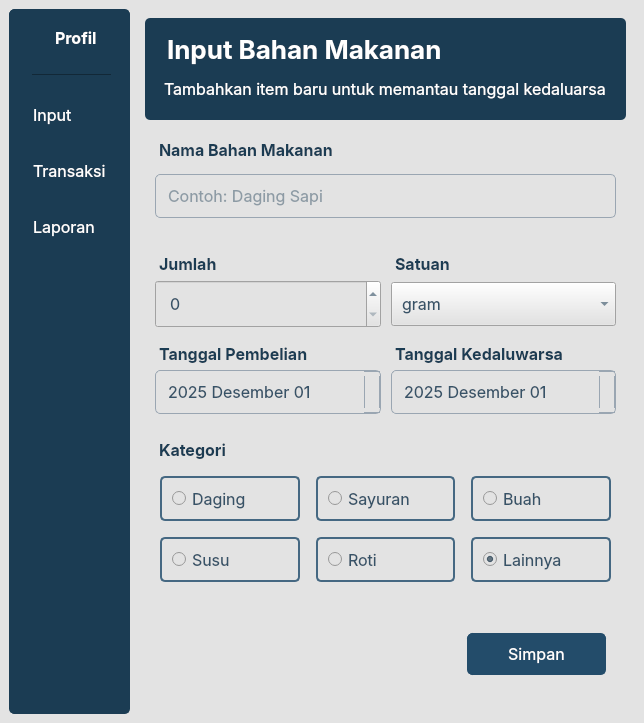
<?xml version="1.0" encoding="UTF-8"?>
<ui version="4.0">
 <class>MainWindow</class>
 <widget class="QMainWindow" name="MainWindow">
  <property name="geometry">
   <rect>
    <x>0</x>
    <y>0</y>
    <width>637</width>
    <height>723</height>
   </rect>
  </property>
  <property name="windowTitle">
   <string>MainWindow</string>
  </property>
  <widget class="QWidget" name="centralwidget">
   <property name="styleSheet">
    <string notr="true">background-color: #E3E3E3;</string>
   </property>
   <layout class="QGridLayout" name="gridLayout">
    <item row="0" column="1">
     <widget class="QStackedWidget" name="pages">
      <property name="currentIndex">
       <number>0</number>
      </property>
      <widget class="QWidget" name="page_1">
       <property name="styleSheet">
        <string notr="true">QWidget { color: #375368; font-family: Helvetica, Inter, sans-serif; font-size: 12pt; }</string>
       </property>
       <layout class="QGridLayout" name="gridLayout_3">
        <item row="0" column="1">
         <widget class="QFrame" name="p12_lyheading">
          <property name="styleSheet">
           <string notr="true">QFrame { background-color: #1B3C53; border-radius: 5px; } QLabel#lblhead { color: white; font-size: 26px; font-weight: bold; margin: 5px 5px 0px 5px; } QLabel#lblheadsub { color: white; font-size: 16px; margin: 0px 5px 5px 5px; }</string>
          </property>
          <layout class="QGridLayout" name="layout1_grid">
           <property name="leftMargin">
            <number>10</number>
           </property>
           <property name="topMargin">
            <number>10</number>
           </property>
           <property name="rightMargin">
            <number>10</number>
           </property>
           <property name="bottomMargin">
            <number>10</number>
           </property>
           <item row="1" column="0">
            <widget class="QLabel" name="lblheadsub">
             <property name="styleSheet">
              <string notr="true"/>
             </property>
             <property name="text">
              <string>Tambahkan item baru untuk memantau tanggal kedaluarsa</string>
             </property>
            </widget>
           </item>
           <item row="0" column="0">
            <widget class="QLabel" name="lblhead">
             <property name="styleSheet">
              <string notr="true"/>
             </property>
             <property name="text">
              <string>Input Bahan Makanan</string>
             </property>
            </widget>
           </item>
          </layout>
         </widget>
        </item>
        <item row="1" column="1">
         <widget class="QFrame" name="p13_lynama">
          <property name="styleSheet">
           <string notr="true">QLabel { color: #1B3C53; font-weight: bold; padding-bottom: 5px; } QLineEdit { border: 1px solid hsl(210, 13%, 65%); border-radius: 5px; padding: 10px; }</string>
          </property>
          <layout class="QVBoxLayout" name="layout2_vertical">
           <property name="leftMargin">
            <number>10</number>
           </property>
           <property name="topMargin">
            <number>10</number>
           </property>
           <property name="rightMargin">
            <number>10</number>
           </property>
           <property name="bottomMargin">
            <number>10</number>
           </property>
           <item>
            <widget class="QLabel" name="p13a_lblnama">
             <property name="styleSheet">
              <string notr="true"/>
             </property>
             <property name="text">
              <string>Nama Bahan Makanan</string>
             </property>
            </widget>
           </item>
           <item>
            <widget class="QLineEdit" name="p13b_lenama">
             <property name="styleSheet">
              <string notr="true"/>
             </property>
             <property name="placeholderText">
              <string>Contoh: Daging Sapi</string>
             </property>
            </widget>
           </item>
          </layout>
         </widget>
        </item>
        <item row="3" column="1">
         <widget class="QFrame" name="p15_lykategori">
          <property name="styleSheet">
           <string notr="true">QLabel { color: #1B3C53; font-weight: bold; margin-bottom: 5px; } QRadioButton { border: 2px solid #456882; border-radius: 5px; margin: 5px; padding: 10px; }</string>
          </property>
          <layout class="QGridLayout" name="layout4_grid">
           <property name="leftMargin">
            <number>10</number>
           </property>
           <property name="topMargin">
            <number>10</number>
           </property>
           <property name="rightMargin">
            <number>10</number>
           </property>
           <property name="bottomMargin">
            <number>10</number>
           </property>
           <item row="1" column="1">
            <widget class="QRadioButton" name="p15c_rbsayuran">
             <property name="cursor">
              <cursorShape>PointingHandCursor</cursorShape>
             </property>
             <property name="styleSheet">
              <string notr="true"/>
             </property>
             <property name="text">
              <string>Sayuran</string>
             </property>
            </widget>
           </item>
           <item row="0" column="0" colspan="3">
            <widget class="QLabel" name="p15a_lblkategori">
             <property name="styleSheet">
              <string notr="true"/>
             </property>
             <property name="text">
              <string>Kategori</string>
             </property>
            </widget>
           </item>
           <item row="2" column="1">
            <widget class="QRadioButton" name="p15f_rbroti">
             <property name="cursor">
              <cursorShape>PointingHandCursor</cursorShape>
             </property>
             <property name="styleSheet">
              <string notr="true"/>
             </property>
             <property name="text">
              <string>Roti</string>
             </property>
            </widget>
           </item>
           <item row="2" column="2">
            <widget class="QRadioButton" name="p15g_rblainnya">
             <property name="cursor">
              <cursorShape>PointingHandCursor</cursorShape>
             </property>
             <property name="styleSheet">
              <string notr="true"/>
             </property>
             <property name="text">
              <string>Lainnya</string>
             </property>
             <property name="checked">
              <bool>true</bool>
             </property>
            </widget>
           </item>
           <item row="1" column="0">
            <widget class="QRadioButton" name="p15b_rbdaging">
             <property name="cursor">
              <cursorShape>PointingHandCursor</cursorShape>
             </property>
             <property name="styleSheet">
              <string notr="true"/>
             </property>
             <property name="text">
              <string>Daging</string>
             </property>
            </widget>
           </item>
           <item row="2" column="0">
            <widget class="QRadioButton" name="p15e_rbsusu">
             <property name="cursor">
              <cursorShape>PointingHandCursor</cursorShape>
             </property>
             <property name="styleSheet">
              <string notr="true"/>
             </property>
             <property name="text">
              <string>Susu</string>
             </property>
            </widget>
           </item>
           <item row="1" column="2">
            <widget class="QRadioButton" name="p15d_rbbuah">
             <property name="cursor">
              <cursorShape>PointingHandCursor</cursorShape>
             </property>
             <property name="styleSheet">
              <string notr="true"/>
             </property>
             <property name="text">
              <string>Buah</string>
             </property>
            </widget>
           </item>
          </layout>
         </widget>
        </item>
        <item row="4" column="1">
         <widget class="QFrame" name="p16_tombol">
          <property name="styleSheet">
           <string notr="true"/>
          </property>
          <layout class="QHBoxLayout" name="layout5_horizontal">
           <property name="leftMargin">
            <number>10</number>
           </property>
           <property name="topMargin">
            <number>10</number>
           </property>
           <property name="rightMargin">
            <number>10</number>
           </property>
           <property name="bottomMargin">
            <number>10</number>
           </property>
           <item>
            <spacer name="hspacer_1">
             <property name="orientation">
              <enum>Qt::Orientation::Horizontal</enum>
             </property>
             <property name="sizeHint" stdset="0">
              <size>
               <width>0</width>
               <height>0</height>
              </size>
             </property>
            </spacer>
           </item>
           <item>
            <widget class="QPushButton" name="btnsimpan">
             <property name="cursor">
              <cursorShape>PointingHandCursor</cursorShape>
             </property>
             <property name="styleSheet">
              <string notr="true">QPushButton { background-color: #234C6A; border: 1px solid #234C6A; border-radius: 5px; color: white; margin: 10px; padding: 10px 40px 10px 40px; } QPushButton:hover { background-color: #456882 }</string>
             </property>
             <property name="text">
              <string>Simpan</string>
             </property>
            </widget>
           </item>
          </layout>
         </widget>
        </item>
        <item row="2" column="1">
         <widget class="QFrame" name="p14_lyinput">
          <property name="styleSheet">
           <string notr="true">QLabel { color: #1B3C53; font-weight: bold; padding: 10px 0px 0px 0px; } QSpinBox, QComboBox, QDateEdit { padding: 10px; } QDateEdit { border: 1px solid hsl(210, 13%, 65%); border-radius: 5px; } QDateEdit::drop-down { border: 1px solid hsl(210, 13%, 65%); border-radius: 0px 5px 5px 0px; } QDateEdit::down-arrow { image: url(Assets/caret-down.png); width: 8px; height: 8px; }</string>
          </property>
          <layout class="QGridLayout" name="layout3_grid" columnstretch="1,1">
           <property name="leftMargin">
            <number>10</number>
           </property>
           <property name="topMargin">
            <number>10</number>
           </property>
           <property name="rightMargin">
            <number>10</number>
           </property>
           <property name="bottomMargin">
            <number>10</number>
           </property>
           <property name="horizontalSpacing">
            <number>10</number>
           </property>
           <property name="verticalSpacing">
            <number>6</number>
           </property>
           <item row="0" column="1">
            <widget class="QLabel" name="p14c_lblsatuan">
             <property name="styleSheet">
              <string notr="true"/>
             </property>
             <property name="text">
              <string>Satuan</string>
             </property>
            </widget>
           </item>
           <item row="0" column="0">
            <widget class="QLabel" name="p14a_lbljumlah">
             <property name="styleSheet">
              <string notr="true"/>
             </property>
             <property name="text">
              <string>Jumlah</string>
             </property>
            </widget>
           </item>
           <item row="2" column="0">
            <widget class="QLabel" name="p14e_lbltanggal">
             <property name="styleSheet">
              <string notr="true"/>
             </property>
             <property name="text">
              <string>Tanggal Pembelian</string>
             </property>
            </widget>
           </item>
           <item row="2" column="1">
            <widget class="QLabel" name="p14g_lblexpire">
             <property name="styleSheet">
              <string notr="true"/>
             </property>
             <property name="text">
              <string>Tanggal Kedaluwarsa</string>
             </property>
            </widget>
           </item>
           <item row="1" column="1">
            <widget class="QComboBox" name="p14d_cbsatuan">
             <property name="cursor">
              <cursorShape>PointingHandCursor</cursorShape>
             </property>
             <property name="styleSheet">
              <string notr="true"/>
             </property>
             <item>
              <property name="text">
               <string>gram</string>
              </property>
             </item>
             <item>
              <property name="text">
               <string>kg</string>
              </property>
             </item>
             <item>
              <property name="text">
               <string>pcs</string>
              </property>
             </item>
             <item>
              <property name="text">
               <string>ml</string>
              </property>
             </item>
             <item>
              <property name="text">
               <string>liter</string>
              </property>
             </item>
            </widget>
           </item>
           <item row="3" column="0">
            <widget class="QDateEdit" name="p14f_detanggal">
             <property name="cursor">
              <cursorShape>PointingHandCursor</cursorShape>
             </property>
             <property name="styleSheet">
              <string notr="true"/>
             </property>
             <property name="locale">
              <locale language="Indonesian" country="Indonesia"/>
             </property>
             <property name="readOnly">
              <bool>false</bool>
             </property>
             <property name="dateTime">
              <datetime>
               <hour>0</hour>
               <minute>0</minute>
               <second>0</second>
               <year>2025</year>
               <month>12</month>
               <day>1</day>
              </datetime>
             </property>
             <property name="maximumDate">
              <date>
               <year>9999</year>
               <month>11</month>
               <day>30</day>
              </date>
             </property>
             <property name="displayFormat">
              <string>yyyy MMMM dd</string>
             </property>
             <property name="calendarPopup">
              <bool>true</bool>
             </property>
             <property name="date">
              <date>
               <year>2025</year>
               <month>12</month>
               <day>1</day>
              </date>
             </property>
            </widget>
           </item>
           <item row="3" column="1">
            <widget class="QDateEdit" name="p14h_deeexpire">
             <property name="cursor">
              <cursorShape>PointingHandCursor</cursorShape>
             </property>
             <property name="styleSheet">
              <string notr="true"/>
             </property>
             <property name="locale">
              <locale language="Indonesian" country="Indonesia"/>
             </property>
             <property name="dateTime">
              <datetime>
               <hour>0</hour>
               <minute>0</minute>
               <second>0</second>
               <year>2025</year>
               <month>12</month>
               <day>1</day>
              </datetime>
             </property>
             <property name="displayFormat">
              <string>yyyy MMMM dd</string>
             </property>
             <property name="calendarPopup">
              <bool>true</bool>
             </property>
             <property name="date">
              <date>
               <year>2025</year>
               <month>12</month>
               <day>1</day>
              </date>
             </property>
            </widget>
           </item>
           <item row="1" column="0">
            <widget class="QSpinBox" name="p14b_spjumlah">
             <property name="cursor">
              <cursorShape>PointingHandCursor</cursorShape>
             </property>
             <property name="styleSheet">
              <string notr="true"/>
             </property>
             <property name="maximum">
              <number>1000000</number>
             </property>
            </widget>
           </item>
          </layout>
         </widget>
        </item>
       </layout>
      </widget>
      <widget class="QWidget" name="page_2">
       <property name="styleSheet">
        <string notr="true">QWidget { color: #456882; font-family: Helvetica, Inter, sans-serif; font-size: 12pt; }</string>
       </property>
       <layout class="QGridLayout" name="gridLayout_4">
        <property name="leftMargin">
         <number>10</number>
        </property>
        <property name="topMargin">
         <number>10</number>
        </property>
        <property name="rightMargin">
         <number>10</number>
        </property>
        <property name="bottomMargin">
         <number>10</number>
        </property>
        <item row="3" column="0">
         <widget class="QFrame" name="p22_lytransaksi">
          <property name="sizePolicy">
           <sizepolicy hsizetype="Expanding" vsizetype="Expanding">
            <horstretch>0</horstretch>
            <verstretch>0</verstretch>
           </sizepolicy>
          </property>
          <property name="styleSheet">
           <string notr="true">QFrame#p22_lytransaksi { border: 1px solid hsl(210, 13%, 65%); border-radius: 5px; } QLabel { color: #1B3C53; font-weight: bold; padding-bottom: 5px; } QComboBox, QSpinBox, QDateEdit { padding: 10px; } QRadioButton { border: 2px solid #456882; border-radius: 5px; padding: 10px; } QComboBox { border: 2px solid #456882; border-radius: 5px; }</string>
          </property>
          <layout class="QVBoxLayout" name="verticalLayout_3">
           <property name="leftMargin">
            <number>10</number>
           </property>
           <property name="topMargin">
            <number>10</number>
           </property>
           <property name="rightMargin">
            <number>10</number>
           </property>
           <property name="bottomMargin">
            <number>10</number>
           </property>
           <item>
            <widget class="QFrame" name="p22a_lynama">
             <layout class="QVBoxLayout" name="lyp22a_nama">
              <item>
               <widget class="QLabel" name="p22aa_lblnama">
                <property name="text">
                 <string>Nama Bahan Makanan</string>
                </property>
               </widget>
              </item>
              <item>
               <widget class="QComboBox" name="p22ab_cbnama">
                <property name="cursor">
                 <cursorShape>PointingHandCursor</cursorShape>
                </property>
                <property name="styleSheet">
                 <string notr="true"/>
                </property>
               </widget>
              </item>
             </layout>
            </widget>
           </item>
           <item>
            <widget class="QFrame" name="p22b_lytransaksi">
             <property name="styleSheet">
              <string notr="true"/>
             </property>
             <layout class="QGridLayout" name="lyp22b_jenis">
              <property name="horizontalSpacing">
               <number>12</number>
              </property>
              <item row="1" column="0">
               <widget class="QRadioButton" name="p22bb_rbkeluar">
                <property name="cursor">
                 <cursorShape>PointingHandCursor</cursorShape>
                </property>
                <property name="text">
                 <string>Keluar</string>
                </property>
               </widget>
              </item>
              <item row="1" column="1">
               <widget class="QRadioButton" name="p22bc_rbmasuk">
                <property name="cursor">
                 <cursorShape>PointingHandCursor</cursorShape>
                </property>
                <property name="text">
                 <string>Masuk</string>
                </property>
               </widget>
              </item>
              <item row="0" column="0" colspan="2">
               <widget class="QLabel" name="p22ba_lbltransaksi">
                <property name="text">
                 <string>Jenis Transaksi</string>
                </property>
               </widget>
              </item>
             </layout>
            </widget>
           </item>
           <item>
            <widget class="QFrame" name="p22c_lynominal">
             <property name="styleSheet">
              <string notr="true"/>
             </property>
             <layout class="QGridLayout" name="gridLayout_15" columnstretch="1,1">
              <property name="horizontalSpacing">
               <number>12</number>
              </property>
              <item row="0" column="1">
               <widget class="QLabel" name="p22cc_lbltanggal">
                <property name="styleSheet">
                 <string notr="true"/>
                </property>
                <property name="text">
                 <string>Tanggal Transaksi</string>
                </property>
               </widget>
              </item>
              <item row="0" column="0">
               <widget class="QLabel" name="p22ca_lbljumlah">
                <property name="styleSheet">
                 <string notr="true"/>
                </property>
                <property name="text">
                 <string>Jumlah Transaksi</string>
                </property>
               </widget>
              </item>
              <item row="1" column="0">
               <widget class="QSpinBox" name="p22cb_spjumlah">
                <property name="cursor">
                 <cursorShape>PointingHandCursor</cursorShape>
                </property>
                <property name="styleSheet">
                 <string notr="true"/>
                </property>
               </widget>
              </item>
              <item row="1" column="1">
               <widget class="QDateEdit" name="p22cd_detanggal">
                <property name="cursor">
                 <cursorShape>WhatsThisCursor</cursorShape>
                </property>
                <property name="styleSheet">
                 <string notr="true"/>
                </property>
                <property name="locale">
                 <locale language="Indonesian" country="Indonesia"/>
                </property>
                <property name="readOnly">
                 <bool>true</bool>
                </property>
                <property name="displayFormat">
                 <string>yyyy MMMM dd</string>
                </property>
                <property name="calendarPopup">
                 <bool>true</bool>
                </property>
               </widget>
              </item>
             </layout>
            </widget>
           </item>
           <item>
            <widget class="QFrame" name="p22d_lytombol">
             <property name="styleSheet">
              <string notr="true">QPushButton { background-color: hsl(210, 31%, 80%); border: 1px solid hsl(210, 31%, 80%); border-radius: 5px; padding: 10px; } QPushButton:hover { background-color: hsl(210, 31%, 90%); }</string>
             </property>
             <layout class="QHBoxLayout" name="horizontalLayout_5">
              <property name="spacing">
               <number>12</number>
              </property>
              <item>
               <spacer name="horizontalSpacer">
                <property name="orientation">
                 <enum>Qt::Orientation::Horizontal</enum>
                </property>
                <property name="sizeHint" stdset="0">
                 <size>
                  <width>0</width>
                  <height>0</height>
                 </size>
                </property>
               </spacer>
              </item>
              <item>
               <widget class="QPushButton" name="p22db_btnproses">
                <property name="cursor">
                 <cursorShape>PointingHandCursor</cursorShape>
                </property>
                <property name="styleSheet">
                 <string notr="true">QPushButton { background-color: #234C6A; border: 1px solid #234C6A; border-radius: 5px; color: white; margin: 10px; padding: 10px 20px 10px 20px; } QPushButton:hover { background-color: #456882 }</string>
                </property>
                <property name="text">
                 <string>Proses Transaksi</string>
                </property>
               </widget>
              </item>
             </layout>
            </widget>
           </item>
          </layout>
         </widget>
        </item>
        <item row="2" column="0">
         <widget class="QFrame" name="p21_lyheading">
          <property name="sizePolicy">
           <sizepolicy hsizetype="Expanding" vsizetype="Fixed">
            <horstretch>0</horstretch>
            <verstretch>0</verstretch>
           </sizepolicy>
          </property>
          <property name="styleSheet">
           <string notr="true">QFrame { background-color: #1B3C53; border-radius: 5px; } QLabel#p21a_head { color: white; font-size: 26px; font-weight: bold; margin: 5px 5px 0px 5px; } QLabel#p21a_headsub { color: white; font-size: 16px; margin: 0px 5px 5px 5px; }</string>
          </property>
          <layout class="QVBoxLayout" name="verticalLayout_5">
           <property name="leftMargin">
            <number>10</number>
           </property>
           <property name="topMargin">
            <number>10</number>
           </property>
           <property name="rightMargin">
            <number>10</number>
           </property>
           <property name="bottomMargin">
            <number>10</number>
           </property>
           <item>
            <widget class="QLabel" name="p21a_head">
             <property name="sizePolicy">
              <sizepolicy hsizetype="Preferred" vsizetype="Fixed">
               <horstretch>0</horstretch>
               <verstretch>0</verstretch>
              </sizepolicy>
             </property>
             <property name="styleSheet">
              <string notr="true"/>
             </property>
             <property name="text">
              <string>Transaksi Bahan Makanan</string>
             </property>
            </widget>
           </item>
           <item>
            <widget class="QLabel" name="p21a_headsub">
             <property name="sizePolicy">
              <sizepolicy hsizetype="Preferred" vsizetype="Fixed">
               <horstretch>0</horstretch>
               <verstretch>0</verstretch>
              </sizepolicy>
             </property>
             <property name="styleSheet">
              <string notr="true"/>
             </property>
             <property name="text">
              <string>Isi form di bawah untuk mencatat bahan makanan</string>
             </property>
            </widget>
           </item>
          </layout>
         </widget>
        </item>
        <item row="4" column="0">
         <spacer name="p2_vspacer">
          <property name="orientation">
           <enum>Qt::Orientation::Vertical</enum>
          </property>
          <property name="sizeType">
           <enum>QSizePolicy::Policy::Expanding</enum>
          </property>
          <property name="sizeHint" stdset="0">
           <size>
            <width>20</width>
            <height>40</height>
           </size>
          </property>
         </spacer>
        </item>
       </layout>
      </widget>
      <widget class="QWidget" name="page_3">
       <property name="styleSheet">
        <string notr="true">QWidget { color: #456882; font-family: Helvetica, Inter, sans-serif; font-size: 12pt; }</string>
       </property>
       <layout class="QGridLayout" name="gridLayout_8">
        <item row="0" column="0">
         <widget class="QFrame" name="p31_lyheader">
          <property name="styleSheet">
           <string notr="true">QFrame { background-color: #1B3C53; border-radius: 5px; } QLabel#p31_head { color: white; font-size: 26px; font-weight: bold; margin: 5px 5px 0px 5px; } QLabel#p31_headsub { color: white; font-size: 16px; margin: 0px 5px 5px 5px; }</string>
          </property>
          <layout class="QVBoxLayout" name="p31_header_v">
           <item>
            <widget class="QLabel" name="p31_head">
             <property name="styleSheet">
              <string notr="true"/>
             </property>
             <property name="text">
              <string>Laporan Kedaluwarsa</string>
             </property>
            </widget>
           </item>
           <item>
            <widget class="QLabel" name="p31_headsub">
             <property name="styleSheet">
              <string notr="true"/>
             </property>
             <property name="text">
              <string>Pantau dan kelola bahan makanan yang akan kedaluwarsa</string>
             </property>
            </widget>
           </item>
          </layout>
         </widget>
        </item>
        <item row="1" column="0">
         <widget class="QFrame" name="p32_lyinfo">
          <property name="styleSheet">
           <string notr="true">QFrame#p32_lyinfo { border: 1px solid hsl(210, 13%, 65%); border-radius: 5px; } QLabel { padding: 5px 0px 5px 0px; } QTableCornerButton { background-color: hsl(210, 13%, 65%); } QRadioButton { margin-left: 10px; }</string>
          </property>
          <layout class="QGridLayout" name="p32_info_g">
           <property name="leftMargin">
            <number>10</number>
           </property>
           <property name="topMargin">
            <number>10</number>
           </property>
           <property name="rightMargin">
            <number>10</number>
           </property>
           <property name="bottomMargin">
            <number>10</number>
           </property>
           <item row="1" column="3">
            <widget class="QRadioButton" name="p32g_rbsemua">
             <property name="cursor">
              <cursorShape>PointingHandCursor</cursorShape>
             </property>
             <property name="text">
              <string>Semua</string>
             </property>
             <property name="checked">
              <bool>true</bool>
             </property>
            </widget>
           </item>
           <item row="1" column="2">
            <widget class="QRadioButton" name="p32f_rbbulan">
             <property name="cursor">
              <cursorShape>PointingHandCursor</cursorShape>
             </property>
             <property name="text">
              <string>Bulan Ini</string>
             </property>
            </widget>
           </item>
           <item row="0" column="0">
            <widget class="QLabel" name="p32a_lblkategori">
             <property name="text">
              <string>Kategori</string>
             </property>
            </widget>
           </item>
           <item row="2" column="0" colspan="4">
            <widget class="QTableView" name="p32h_tbhasil">
             <property name="styleSheet">
              <string notr="true"/>
             </property>
             <property name="locale">
              <locale language="Indonesian" country="Indonesia"/>
             </property>
             <property name="editTriggers">
              <set>QAbstractItemView::EditTrigger::NoEditTriggers</set>
             </property>
             <attribute name="horizontalHeaderStretchLastSection">
              <bool>false</bool>
             </attribute>
             <attribute name="verticalHeaderVisible">
              <bool>false</bool>
             </attribute>
            </widget>
           </item>
           <item row="1" column="0">
            <widget class="QComboBox" name="p32b_cbkategori">
             <property name="cursor">
              <cursorShape>PointingHandCursor</cursorShape>
             </property>
             <property name="styleSheet">
              <string notr="true"/>
             </property>
             <item>
              <property name="text">
               <string>Semua</string>
              </property>
             </item>
             <item>
              <property name="text">
               <string>Daging</string>
              </property>
             </item>
             <item>
              <property name="text">
               <string>Sayuran</string>
              </property>
             </item>
             <item>
              <property name="text">
               <string>Buah</string>
              </property>
             </item>
             <item>
              <property name="text">
               <string>Susu</string>
              </property>
             </item>
             <item>
              <property name="text">
               <string>Roti</string>
              </property>
             </item>
             <item>
              <property name="text">
               <string>Lainnya</string>
              </property>
             </item>
            </widget>
           </item>
           <item row="1" column="1">
            <widget class="QRadioButton" name="p32e_rbminggu">
             <property name="cursor">
              <cursorShape>PointingHandCursor</cursorShape>
             </property>
             <property name="text">
              <string>Minggu Ini</string>
             </property>
            </widget>
           </item>
           <item row="0" column="1" colspan="2">
            <widget class="QLabel" name="p32d_lblkedaluwarsa">
             <property name="text">
              <string>Tanggal Kedaluwarsa</string>
             </property>
            </widget>
           </item>
           <item row="0" column="3">
            <widget class="QCheckBox" name="p32i_chkedit">
             <property name="cursor">
              <cursorShape>PointingHandCursor</cursorShape>
             </property>
             <property name="styleSheet">
              <string notr="true">QCheckBox { border: 1px solid hsl(210, 13%, 65%); border-radius: 5px; padding: 3px 5px 3px 5px; }</string>
             </property>
             <property name="text">
              <string>Edit Mode</string>
             </property>
            </widget>
           </item>
          </layout>
         </widget>
        </item>
       </layout>
      </widget>
     </widget>
    </item>
    <item row="0" column="0">
     <widget class="QFrame" name="base_sidebar">
      <property name="sizePolicy">
       <sizepolicy hsizetype="Preferred" vsizetype="Preferred">
        <horstretch>0</horstretch>
        <verstretch>0</verstretch>
       </sizepolicy>
      </property>
      <property name="styleSheet">
       <string notr="true">QFrame#base_sidebar { background-color: #1B3C53; border: 1px solid #1B3C53; border-radius: 5px; } QLabel { background-color: #1B3C53; color: white; font-family: Helvetica, Inter, Sans-serif; font-size: 12pt; font-weight: bold; padding: 10px 10px 10px 10px; } QPushButton { background-color: #1B3C53; border-radius: 5px; color: white; font-family: Helvetica, Inter, Sans-serif; font-size: 12pt; padding: 10px 10px 10px 10px; margin: 5px; text-align: left; } QPushButton:hover { background-color: #456882 }</string>
      </property>
      <layout class="QVBoxLayout" name="verticalLayout">
       <property name="leftMargin">
        <number>8</number>
       </property>
       <property name="topMargin">
        <number>8</number>
       </property>
       <property name="rightMargin">
        <number>8</number>
       </property>
       <property name="bottomMargin">
        <number>8</number>
       </property>
       <item alignment="Qt::AlignmentFlag::AlignHCenter|Qt::AlignmentFlag::AlignVCenter">
        <widget class="QFrame" name="foto_profil">
         <property name="styleSheet">
          <string notr="true">QFrame#foto_profil { background-color: #1B3C53; padding: 10px 0px 10px 0px; } QLabel#label_profil { background-color: #1B3C53; margin: 0px 0px 0px 0px; padding: 0px 2px 0px 0px; } QLabel#label_profilnama { background-color: #1B3C53; margin: 0px 0px 0px 0px; padding: 0px 0px 0px 2px; }</string>
         </property>
         <layout class="QHBoxLayout" name="horizontalLayout">
          <property name="spacing">
           <number>0</number>
          </property>
          <property name="leftMargin">
           <number>0</number>
          </property>
          <property name="topMargin">
           <number>0</number>
          </property>
          <property name="rightMargin">
           <number>0</number>
          </property>
          <property name="bottomMargin">
           <number>0</number>
          </property>
          <item>
           <widget class="QLabel" name="label_profil">
            <property name="maximumSize">
             <size>
              <width>32</width>
              <height>32</height>
             </size>
            </property>
            <property name="styleSheet">
             <string notr="true"/>
            </property>
            <property name="text">
             <string/>
            </property>
            <property name="pixmap">
             <pixmap resource="../Qt_Resources.qrc">:/First_Assets/Assets/user_white.png</pixmap>
            </property>
            <property name="scaledContents">
             <bool>true</bool>
            </property>
           </widget>
          </item>
          <item alignment="Qt::AlignmentFlag::AlignHCenter|Qt::AlignmentFlag::AlignVCenter">
           <widget class="QLabel" name="label_profilnama">
            <property name="styleSheet">
             <string notr="true"/>
            </property>
            <property name="text">
             <string>Profil</string>
            </property>
           </widget>
          </item>
         </layout>
        </widget>
       </item>
       <item>
        <widget class="QLabel" name="horizontal_line">
         <property name="styleSheet">
          <string notr="true">QLabel#horizontal_line { padding: 0px 10px 0px 10px; }</string>
         </property>
         <property name="text">
          <string>&lt;hr&gt;</string>
         </property>
        </widget>
       </item>
       <item>
        <widget class="QPushButton" name="side_input">
         <property name="cursor">
          <cursorShape>PointingHandCursor</cursorShape>
         </property>
         <property name="styleSheet">
          <string notr="true"/>
         </property>
         <property name="text">
          <string>Input</string>
         </property>
         <property name="icon">
          <iconset resource="../Qt_Resources.qrc">
           <normaloff>:/First_Assets/Assets/input_white.png</normaloff>:/First_Assets/Assets/input_white.png</iconset>
         </property>
        </widget>
       </item>
       <item>
        <widget class="QPushButton" name="side_transaksi">
         <property name="cursor">
          <cursorShape>PointingHandCursor</cursorShape>
         </property>
         <property name="styleSheet">
          <string notr="true"/>
         </property>
         <property name="text">
          <string>Transaksi</string>
         </property>
         <property name="icon">
          <iconset resource="../Qt_Resources.qrc">
           <normaloff>:/First_Assets/Assets/transaction_white.png</normaloff>:/First_Assets/Assets/transaction_white.png</iconset>
         </property>
        </widget>
       </item>
       <item>
        <widget class="QPushButton" name="side_laporan">
         <property name="cursor">
          <cursorShape>PointingHandCursor</cursorShape>
         </property>
         <property name="styleSheet">
          <string notr="true"/>
         </property>
         <property name="text">
          <string>Laporan</string>
         </property>
         <property name="icon">
          <iconset resource="../Qt_Resources.qrc">
           <normaloff>:/First_Assets/Assets/report_white.png</normaloff>:/First_Assets/Assets/report_white.png</iconset>
         </property>
        </widget>
       </item>
       <item>
        <spacer name="vspacer1">
         <property name="orientation">
          <enum>Qt::Orientation::Vertical</enum>
         </property>
         <property name="sizeHint" stdset="0">
          <size>
           <width>20</width>
           <height>40</height>
          </size>
         </property>
        </spacer>
       </item>
      </layout>
     </widget>
    </item>
   </layout>
  </widget>
 </widget>
 <resources>
  <include location="../Qt_Resources.qrc"/>
 </resources>
 <connections/>
</ui>
